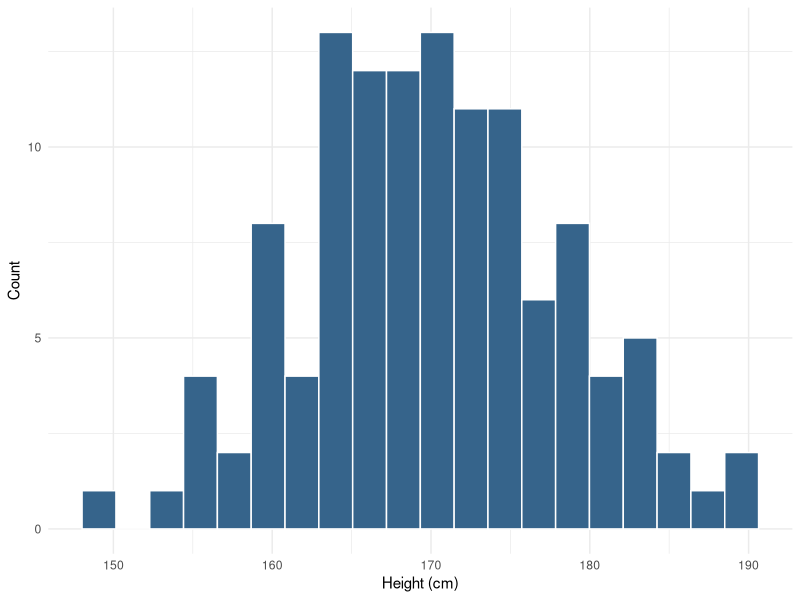
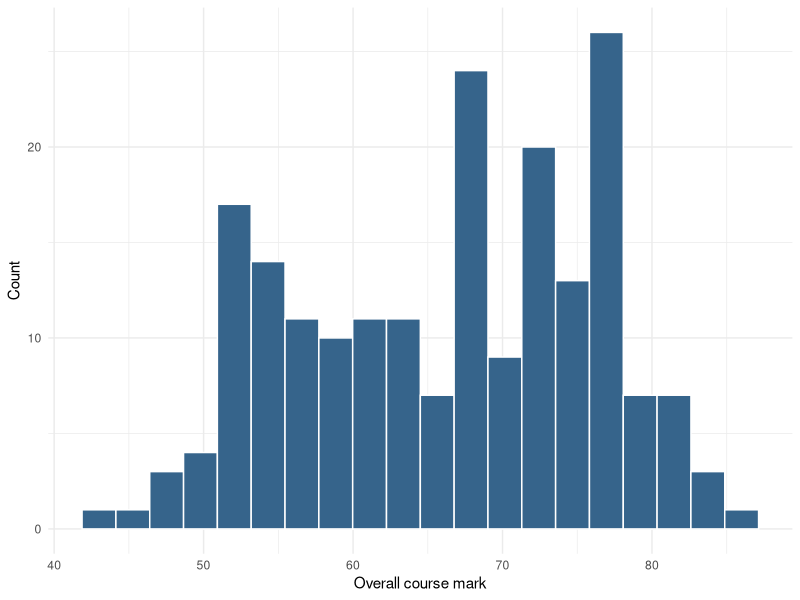
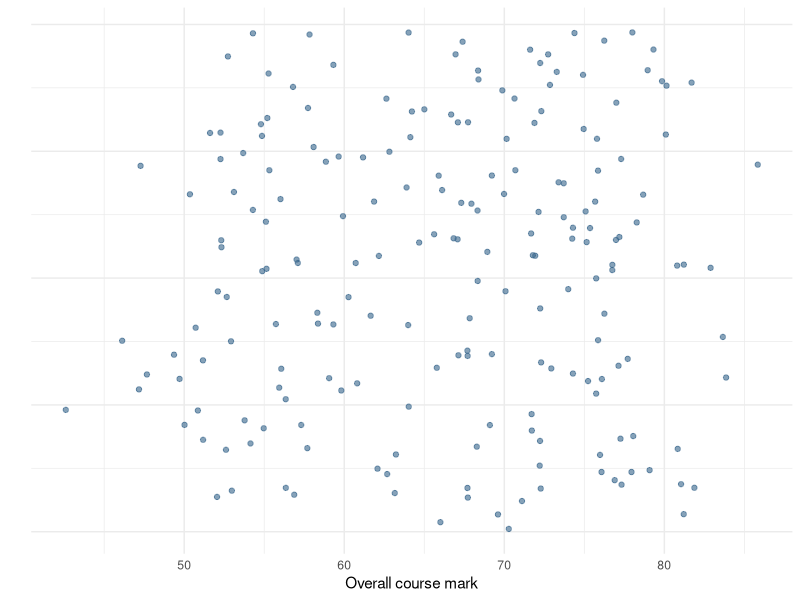
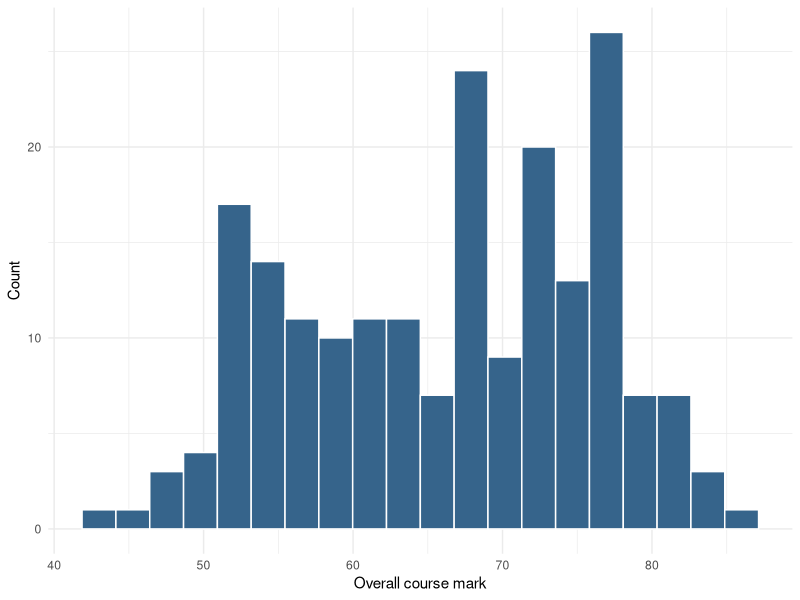
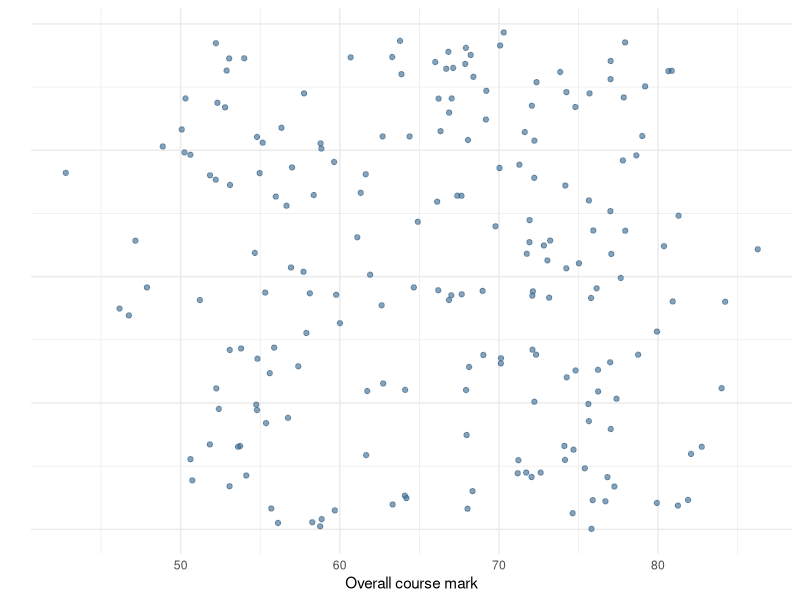
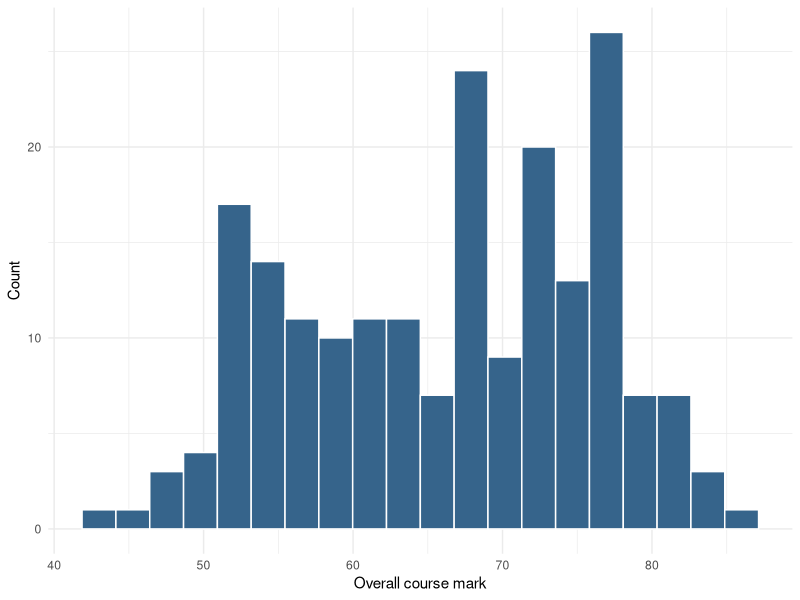
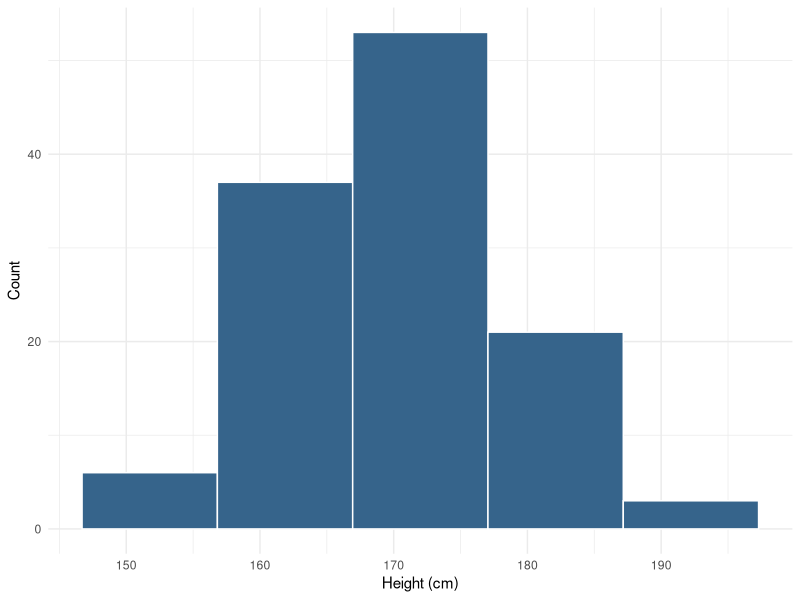
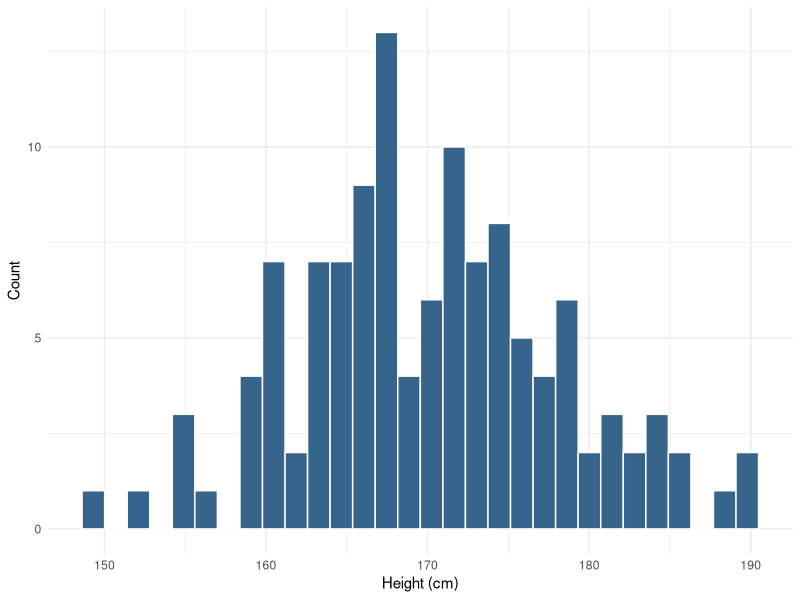

R code for these plots, in order:
## ---- chunk 1
#| message: false
#| warning: false

library(tidyverse)
theme_set(theme_minimal())

students <- read_csv("data/Lecture1_data.csv", show_col_types = FALSE)

# "class heights" example separate from the file:
set.seed(123)
heights <- tibble(
  Height = rnorm(120, mean = 170, sd = 9)
)
## ---- chunk 2
library(ggplot2)

ggplot(heights, aes(x = Height)) +
geom_histogram(
bins  = 20,
colour = "white",
fill   = "steelblue4"
) +
labs(
x = "Height (cm)",
y = "Count"
)

## ---- chunk 3
ggplot(students, aes(x = Overall_mark)) +
geom_histogram(
bins  = 20,
colour = "white",
fill   = "steelblue4"
) +
labs(
x = "Overall course mark",
y = "Count"
)

## ---- chunk 4
ggplot(students, aes(x = Overall_mark)) +
geom_point(
aes(y = 0),
position = position_jitter(height = 0.05),
alpha = 0.6,
colour = "steelblue4"
) +
labs(
x = "Overall course mark",
y = ""
) +
theme(
axis.text.y = element_blank(),
axis.ticks.y = element_blank()
)

## ---- chunk 5
ggplot(students, aes(x = Overall_mark)) +
geom_histogram(
bins  = 20,
colour = "white",
fill   = "steelblue4"
) +
labs(
x = "Overall course mark",
y = "Count"
)
## ---- chunk 6

ggplot(students, aes(x = Overall_mark)) +
geom_point(
aes(y = 0),
position = position_jitter(height = 0.05),
alpha = 0.6,
colour = "steelblue4"
) +
labs(
x = "Overall course mark",
y = ""
) +
theme(
axis.text.y = element_blank(),
axis.ticks.y = element_blank()
)

## ---- chunk 7
ggplot(students, aes(x = Overall_mark)) +
geom_histogram(
bins  = 20,
colour = "white",
fill   = "steelblue4"
) +
labs(
x = "Overall course mark",
y = "Count"
)
## ---- chunk 8
#| echo: true
#| code-line-numbers: "3"

ggplot(heights, aes(x = Height)) +
  geom_histogram(
    bins  = 5,
    colour = "white",
    fill   = "steelblue4"
  ) +
  labs(x = "Height (cm)", y = "Count")
## ---- chunk 9
#| echo: true
#| code-line-numbers: "3"
ggplot(heights, aes(x = Height)) +
  geom_histogram(
    bins  = 30,                   
    colour = "white",
    fill   = "steelblue4"
  ) +
  labs(x = "Height (cm)", y = "Count")
## ---- chunk 10

ggplot(data = students, aes(x = Overall_mark)) +
geom_histogram(
bins  = 15,
colour = "white",
fill   = "steelblue4"
) +
xlab("Overall course mark") +
ylab("Count\n")

## ---- chunk 11
# Extract data
vals       <- students$Overall_mark
n_vals     <- length(vals)
sum_vals   <- sum(vals)
mean_vals  <- mean(vals)

# Strings for display
vec_string <- paste(vals, collapse = ", ")
sum_string <- paste(vals, collapse = " + ")
## ---- chunk 12
sum(students$Overall_mark) / length(students$Overall_mark)
## ---- chunk 13
mean(students$Overall_mark)
## ---- chunk 14
library(dplyr)

students |>
summarise(
mean_Overall_mark = mean(Overall_mark)
)

## ---- chunk 15
library(ggplot2)

vals <- students$Overall_mark
df <- data.frame(ID = seq_along(vals), x = vals)
mean_x <- mean(vals)

ggplot(df, aes(x = ID, y = x)) +
  geom_point(alpha = .8, colour = "#1F4E79") +
  geom_segment(aes(xend = ID, y = mean_x, yend = x),
               linetype = "dashed", alpha = .4, colour = "#1F4E79") +
  geom_hline(yintercept = mean_x, colour = "black", linewidth = 0.8) +
  labs(y = "Overall Mark", x = "Student ID") +
  theme_minimal(base_size = 20)
## ---- chunk 16
library(dplyr)
library(knitr)
library(kableExtra)

# Your data
vals <- students$Overall_mark
mean_val <- mean(vals)

# Build dataframe
df_calc <- tibble(
  ID       = paste0("ID", 101:(100 + length(vals))),
  Overal_mark   = vals,
  Mean     = round(mean_val, 1),
  Deviance = round(vals - mean_val, 1)
)

# Display the first 10 rows in a nice table
df_calc |> 
  slice(1:10) |>
  kable(col.names = c("ID", "Overall Mark", "Mean", "Deviance"),
        align = "c",
        caption = "Calculation: First 10 rows") |>
  kable_classic(full_width = FALSE, html_font = "Cambria") |>
  kable_styling(font_size = 18)

## ---- chunk 17
library(dplyr)
library(kableExtra)

students |>
  summarise(
    Variable        = "Overall course mark",
    `Sum deviation` = round(sum(Overall_mark - mean(Overall_mark)), 2)
  ) |>
  kable(align = "c") |>
  kable_classic(full_width = FALSE, html_font = "Cambria") |>
  kable_styling(font_size = 18)

## ---- chunk 18
library(dplyr)
library(knitr)
library(kableExtra)

# Data and mean
vals     <- students$Overall_mark
mean_val <- mean(vals)

# Table with deviations and squared deviations
df_calc <- tibble(
  ID          = paste0("ID", 101:(100 + length(vals))),
  Overal_Mark = vals,
  Mean        = round(mean_val, 1),
  Deviance    = round(vals - mean_val, 1),
  Deviance_sq = round((vals - mean_val)^2, 2)
)

# Show first 10 rows nicely formatted
df_calc |>
  slice(1:10) |>
  kable(
    col.names = c("ID", "Overall Mark", "Mean", "Deviance", "Deviance_sq"),
    align     = "c"
  ) |>
  kable_classic(full_width = FALSE, html_font = "Cambria") |>
  kable_styling(font_size = 18)
## ---- chunk 19
library(dplyr)
library(knitr)
library(kableExtra)

students |>
  summarise(
    Variable        = "Overall course mark",
    `Sum deviation` = round(sum(Overall_mark - mean(Overall_mark)), 2),
    Variance        = round(
      sum((Overall_mark - mean(Overall_mark))^2) /
        (length(Overall_mark) - 1),
      2
    )
  ) |>
  kbl(
    col.names = c("Variable", "Sum deviation", "Variance"),
    align     = "c"
  ) |>
  kable_classic(full_width = FALSE, html_font = "Cambria")
## ---- chunk 20
library(dplyr)
library(knitr)
library(kableExtra)

students |>
  summarise(
    Variable        = "Overall course mark",
    `Sum deviation` = round(sum(Overall_mark - mean(Overall_mark)), 2),
    Variance        = round(
      sum((Overall_mark - mean(Overall_mark))^2) /
        (length(Overall_mark) - 1),
      2
    )
  ) |>
  kbl(
    col.names = c("Variable", "Sum deviation", "Variance"),
    align     = "c"
  ) |>
  kable_classic(full_width = FALSE, html_font = "Cambria")
## ---- chunk 21
var(students$Overall_mark)
## ---- chunk 22
library(kableExtra)

students |>
  summarise(
    Variable = "Overall course mark",
    Variance = round(
      sum((Overall_mark - mean(Overall_mark))^2) /
        (length(Overall_mark) - 1), 2
    ),
    SD = round(
      sqrt(
        sum((Overall_mark - mean(Overall_mark))^2) /
          (length(Overall_mark) - 1)
      ), 2
    )
  ) |>
  kable(col.names = c("Variable", "Variance", "Standard Deviation")) |>
  kable_classic(full_width = FALSE, html_font = "Cambria") |>
  kable_styling(font_size = 18)


## ---- chunk 23
sd(students$Overall_mark)
## ---- chunk 24
library(knitr)
library(kableExtra)

# Data frame
df <- data.frame(
  `Variable Type` = c("Categorical (Nominal)", 
                      "Categorical (Ordered)", 
                      "Continuous", 
                      "Count"),
  `Central Tendency` = c("Mode", 
                         "Mode / Median", 
                         "Mean / Median", 
                         "Mode / Mean"),
  Dispersion = c("Frequency table",
                 "Range / IQR",
                 "Variance & Standard Deviation",
                 "Range (Variance & SD)")
)

# Create table with shading
kable(df, align = "c") |>
  kable_classic(full_width = FALSE, html_font = "Cambria") |>
  row_spec(1, background = "#E6EBF0") |>  # light grey
  row_spec(3, background = "#E6EBF0")     # shade selected rows

## ---- chunk 25
set.seed(42)
dat_skew <- tibble(
Data = rgamma(500, shape = 2, rate = 1)
)

ggplot(dat_skew, aes(x = Data)) +
geom_histogram(
bins  = 25,
colour = "white",
fill   = "grey80"
)

## ---- chunk 26
library(ggplot2) 
library(dplyr)

set.seed(123)

n <- 2000

# Positively skewed: long right tail

pos_skew <- data.frame( value = rbeta(n, shape1 = 2, shape2 = 5), Skew = "Positive" )

# Approximately symmetric

no_skew <- data.frame( value = rnorm(n, mean = 0.5, sd = 0.12), Skew = "None" )

# Negatively skewed: long left tail

neg_skew <- data.frame( value = 1 - rbeta(n, shape1 = 2, shape2 = 5), Skew = "Negative" )

skew_dat <- bind_rows(neg_skew, no_skew, pos_skew)

ggplot(skew_dat, aes(x = value, fill = Skew, colour = Skew)) + 
  geom_density(alpha = 0.25, adjust = 1.2) + 
  scale_fill_manual(values = c("Negative" = "#F8766D", "None" = "#00BA38", "Positive" = "#619CFF")) +
  scale_colour_manual(values = c("Negative" = "#F8766D", "None" = "#00BA38", "Positive" = "#619CFF")) +
  labs(x = "Value", y = "Density") + theme_minimal(base_size = 16) + theme(legend.position = "right")

## ---- chunk 27
set.seed(456)

n <- 2000

# Leptokurtic: very peaked, heavy tails

lepto <- data.frame( value = rnorm(n, mean = 0, sd = 0.4), Kurtosis = "Leptokurtic" )

# Mesokurtic: "normal" reference shape

meso <- data.frame( value = rnorm(n, mean = 0, sd = 0.9), Kurtosis = "Mesokurtic" )

# Platykurtic: flat, light tails

platy <- data.frame( value = rnorm(n, mean = 0, sd = 1.6), Kurtosis = "Platykurtic" )

kurt_dat <- bind_rows(lepto, meso, platy)

ggplot(kurt_dat, aes(x = value, fill = Kurtosis, colour = Kurtosis)) + 
  geom_density(alpha = 0.25, adjust = 1.2) + 
  scale_fill_manual(values = c("Leptokurtic" = "#F8766D", "Mesokurtic" = "#00BA38", "Platykurtic" = "#619CFF")) + 
  scale_colour_manual(values = c("Leptokurtic" = "#F8766D", "Mesokurtic" = "#00BA38", "Platykurtic" = "#619CFF")) + 
  labs(x = "Value", y = "Density") + theme_minimal(base_size = 16) + theme(legend.position = "right")
## ---- chunk 28
library(ggplot2)

set.seed(789)

# Simulate a positively skewed distribution
x <- rlnorm(2000, meanlog = log(6), sdlog = 0.3)

mean_x   <- mean(x)
median_x <- median(x)

# Rough mode estimate from density peak
dens   <- density(x)
mode_x <- dens$x[which.max(dens$y)]

skew_df <- data.frame(x = x)

ggplot(skew_df, aes(x)) +
  geom_histogram(binwidth = 0.25, 
                 fill = "grey80",        # Light bars
                 colour = "grey30") +    # Slight border for contrast
  geom_vline(xintercept = mean_x,   colour = "red",  size = 1.1) +
  geom_vline(xintercept = median_x, colour = "blue", size = 1.1) +
  geom_vline(xintercept = mode_x,   colour = "green", size = 1.1) +
  labs(x = "Data", y = "Count") +
  theme_minimal(base_size = 16) +
  theme(
    panel.background = element_rect(fill = "grey95", colour = NA),
    plot.background  = element_rect(fill = "white",  colour = NA),
    panel.grid.major = element_line(colour = "grey85"),
    panel.grid.minor = element_line(colour = "grey90")
  )
